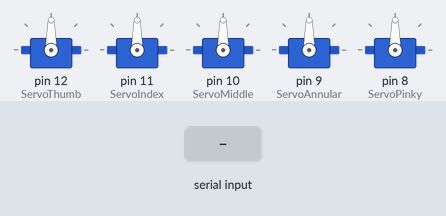
Bench run of a sketch on a simulated Arduino Uno, built with avr-gcc and run on an emulated ATmega328P. On the bench: 5 × servo. The test bench sets the inputs (shaded band). What the sketch prints to the serial monitor is not drawn.

Above: at 2.7 s.
2.8 s: "<" received over Serial
At 3.6 s:
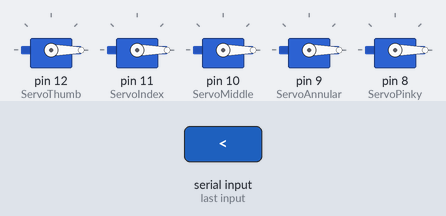
Timing chart, 0 to 5.8 s (numbered marks = the images above; inputs shaded):
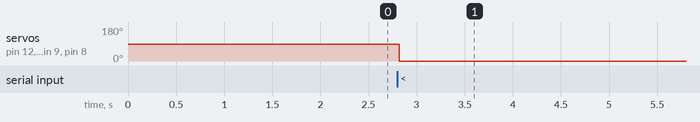

The sketch:

HandRX_ENG_v2.ino
```cpp
/*
Robot Hand

Created by Santin Gabriele, 2014
I.T.S.T. "J. F. Kennedy", cl. 5^A EA
Thanks to Elias De Lamper for suggestions to improve this program!
*/

#include <Servo.h>   // Library needed to use function for servomotors

Servo ServoThumb, ServoIndex,        // Viene assegnato un nome a ciascun servomotore.
ServoMiddle, ServoAnnular, ServoPinky;

byte startPackage; // Variable that will contain the character of start package set in the GloveTX sketch, "<"

int AngThumb   = 0;   // Variables with the values for the servomotors (between 0 and 180)
int AngIndex   = 0;
int AngMiddle  = 0;
int AngAnnular = 0;
int AngPinky   = 0;


void setup()
{
  Serial.begin(9600);      // Serial communication is activated at 9600 baud/s.

  ServoThumb.attach(12);  // The servomotors are asigned to the pins of the Arduino UNO board.
  delay(300);              // A delay of 300ms is set for a secure connection (this can be optional)
  ServoIndex.attach(11);
  delay(300);
  ServoMiddle.attach(10);
  delay(300);
  ServoAnnular.attach(9);
  delay(300);
  ServoPinky.attach(8);
  delay(300);

  Serial.println("Ready to receive.");
}

void loop()
{
  if(Serial.available()) {    // Witing for data incoming from the other XBee module

    startPackage = Serial.read(); // The first value will be "<", the other are assigned to the finger
    AngThumb   = Serial.read();
    AngIndex   = Serial.read();
    AngMiddle  = Serial.read();
    AngAnnular = Serial.read();
    AngPinky   = Serial.read();

    if(startPackage == '<'){   // Verifying that the first value is "<"

      if(AngThumb!=255)  // Sometimes the incoming value goes to 255, I couldn't discover yet the reason, so I simply excluded it when it happens. You can remove this line for every finger if you don't have this kind of problem
      ServoThumb.write(AngThumb);  // The servomotors rotates of the assigned degrees

      if(AngIndex!=255)
      ServoIndex.write(AngIndex);

      if(AngMiddle!=255)
      ServoMiddle.write(AngMiddle);

      if(AngAnnular!=255)
      ServoAnnular.write(AngAnnular);

      if(AngPinky!=255)
      ServoPinky.write(AngPinky);
    }
  }
  delay(30); // a delay to make the servomotors working correctly (a lower value could make the system not working, higher value make it slower)
}
```

Measured:
- after the input at 2.8 s, servo on pin 12 (ServoThumb), servo on pin 11 (ServoIndex), servo on pin 10 (ServoMiddle), servo on pin 9 (ServoAnnular), servo on pin 8 (ServoPinky): 90° → 0° at once
